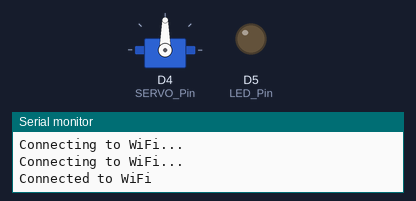
This sketch was run on a simulated ESP8266 (NodeMCU). Shown: servo, output pins drawn as LEDs (lit = HIGH), the last lines printed to the serial monitor. WiFi joins after 1.5 s; servers stay silent unless stated; network time is answered at once with the bench clock; the local clock reads 2024-03-15 10:24:30 at power-on unless the sketch sets it.

Above: at 2.05 s.
At 32.95 s:
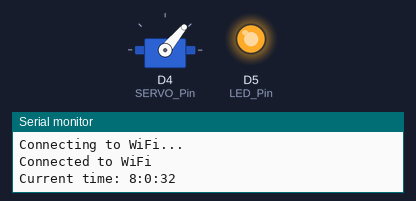
Timing chart, 0 to 42.3 s (numbered marks = the images above):
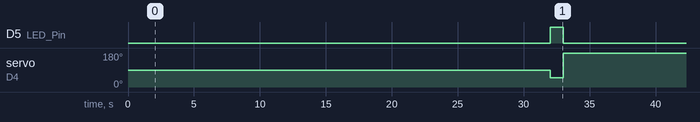

Measured:
- by itself, D5 (LED_Pin): alternates HIGH for 1.0 s and LOW for 30.0 s
- by itself, servo on D4 (SERVO_Pin): alternates 180° for 30.0 s and 50° for 1.0 s

The sketch:

wifi_and_servo.ino
```cpp
// to connect to WIFI - also: check connection status, get local IP address
#include <ESP8266WiFi.h>

//handling UDP communication (NTP operates over UDP)
#include <WiFiUdp.h>

//simplifies time synchronization with NTP server
#include <NTPClient.h>

#include <Servo.h>

const char *ssid = "rpi_hotspot";
const char *password = "rpi_hotspot";


const int LED_Pin = D5;
const int SERVO_Pin = D4;

const int servo_angle_on = 50;
const int servo_angle_off = 180;

WiFiUDP ntpUDP; //creates instance of WiFiUDP class, named ntpUDP

//creates instance of NTPClient class, named timeClient
//NTPClient timeClient(ntpUDP, "time.google.com");
//NTPClient timeClient(ntpUDP, "raspberrypi.local", 0, 60000);
NTPClient timeClient(ntpUDP, "10.42.0.1", 0, 60000);
Servo myServo;

unsigned long lastPrintTime = 0; // Store the last print time
/// DELETE LATER
unsigned long lastNTPUpdate = 0;
const int timeOpen = 1000; //NEED TO MEASURE HOW LONG TO OPEN FOR (in milisec)

void setup() {
  Serial.begin(115200); //initializes serial communication (@ baud rate 115200 bps) - allows sending messages to Serial Monitor for debugging
  WiFi.begin(ssid, password); //starts the process of connecting to a Wi-Fi network

  //continuously checks status of Wi-Fi connection
  //waits until device is connected
  while (WiFi.status() != WL_CONNECTED) {
    //might need to check if ^ successful
    delay(1000);
    Serial.println("Connecting to WiFi...");
  }

  Serial.println("Connected to WiFi");
      //Serial.print("IP address: ");
      //Serial.println(WiFi.localIP()); // Print the IP address assigned to the device
  timeClient.begin(); //initializes NTP client - start fetching time from NTP server
  timeClient.setTimeOffset(8 * 3600);

  pinMode(LED_Pin, OUTPUT); //set LED pin
  myServo.attach(SERVO_Pin); //set servo pin
}

void activateServoAndLED(int timeOpened) {
  // Turn LED on and move servo to 'on' position (feeding tunnel open)
  digitalWrite(LED_Pin, HIGH);
  myServo.write(servo_angle_on);

  delay(timeOpened); // NEED TO MEASURE HOW LONG TO OPEN FOR (in milisec)

  // Turn LED off and move servo to 'off' position (feeding tunnel closed)
  digitalWrite(LED_Pin, LOW);
  myServo.write(servo_angle_off);
}


void loop() {
  // Set the UTC offset to Singapore time before each update (8 * 3600 seconds)
  //timeClient.setTimeOffset(8 * 3600);
  //timeClient.update();// continous updates time from NTP server - sends req to configured NTP server ("pool.ntp.org")

  // Attempt to update NTP time
  if (millis() - lastNTPUpdate >= 60000 && WiFi.status() == WL_CONNECTED) {
  Serial.println("Attempting NTP time update...");
  bool updated = timeClient.update();

    if (updated) {
      Serial.println("Time updated successfully.");
      Serial.print("Epoch Time: ");
      Serial.println(timeClient.getEpochTime());
    } else {
      Serial.println("Failed to update time. Check NTP server connection.");
    }
    lastNTPUpdate = millis();
  }

  int currentHour = timeClient.getHours();
  int currentMinute = timeClient.getMinutes();
  int currentSecond = timeClient.getSeconds();

  // Print the current time every 30 seconds
  if (millis() - lastPrintTime >= 30000) {
    Serial.print("Current time: ");
    Serial.print(currentHour);
    Serial.print(":");
    Serial.print(currentMinute);
    Serial.print(":");
    Serial.println(currentSecond);
    lastPrintTime = millis(); // Update the last print time
    activateServoAndLED(timeOpen);
  }

  /*
  // Specify the times when you want the servo and LED to activate
  if ((currentHour == 14 && currentMinute == ) || (currentHour == 18 && currentMinute == 0)) {
    activateServoAndLED();
  }
  */

  delay(15000); // Check every 15 sec
}

//At given time:
//LED ON for 3 Seconds
//LED off
//Food
```
